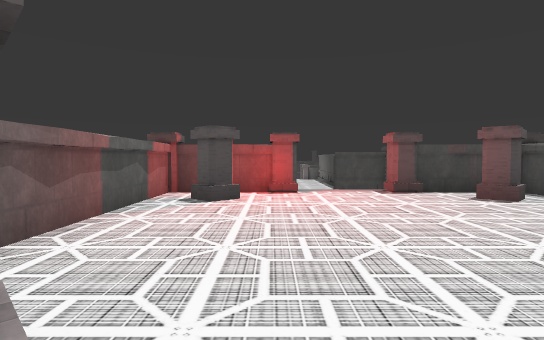
view 1 (above)

20 first-person views from a walk through a 3-D level made in the Unity game engine. The camera is 1.4 m above the floor, tilts 2° down and sees 80° across. The floor is counted in squares, 2 m on a side. Each view is taken from the middle of a square. On the plan, view 1 faces up. The plan holds only what a view shows up to about 10 squares ahead; the rest is blank. The place goes on beyond the plan. The player is left out. Some surface patterns are stand-ins.

view 2
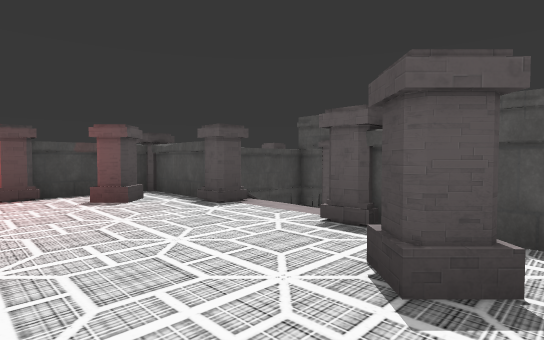

view 3
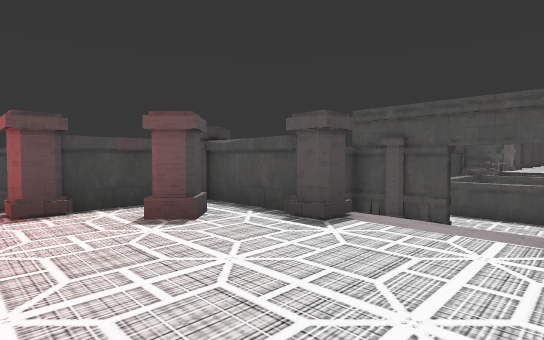

view 4
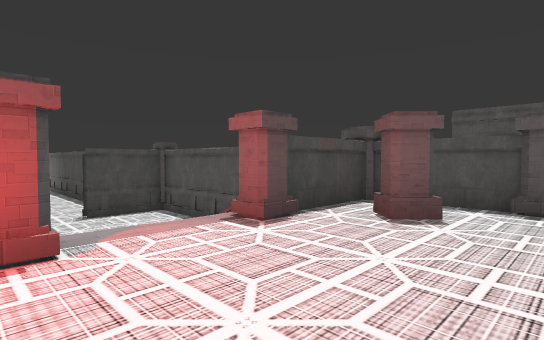

view 5
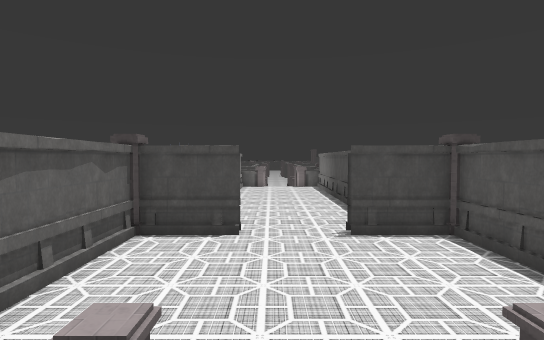

view 6
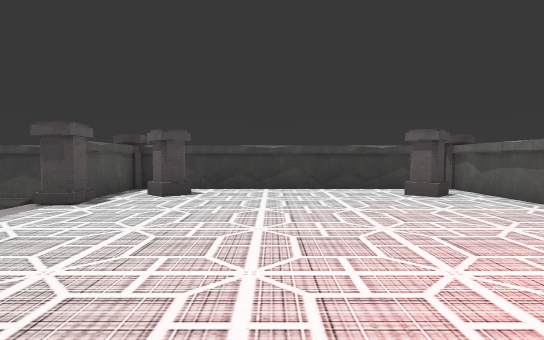

view 7
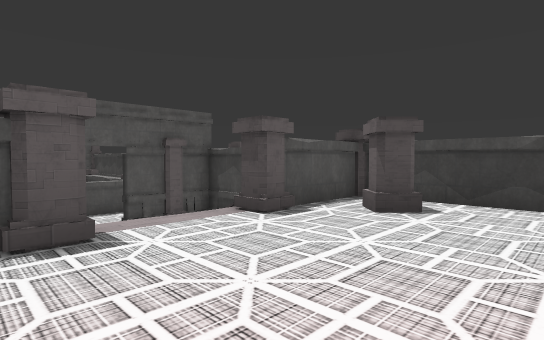

view 8
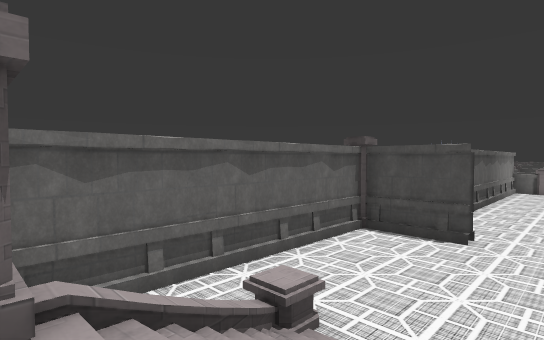

view 9
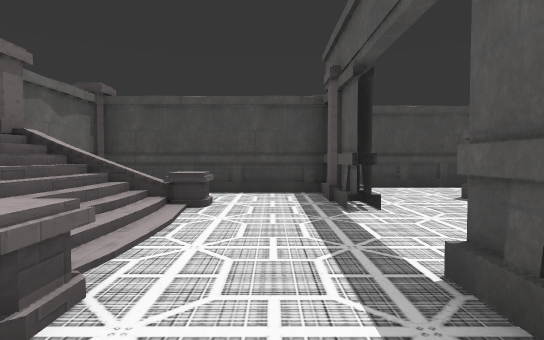

view 10
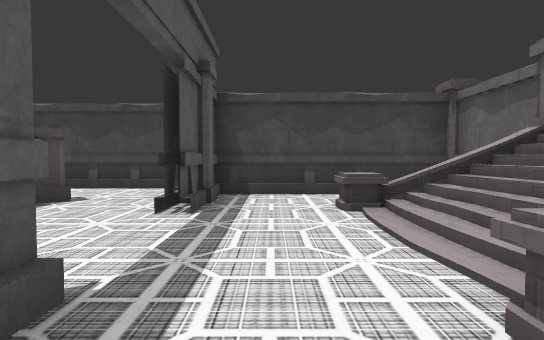

view 11
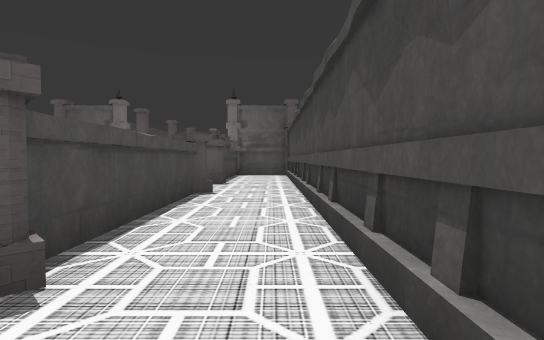

view 12
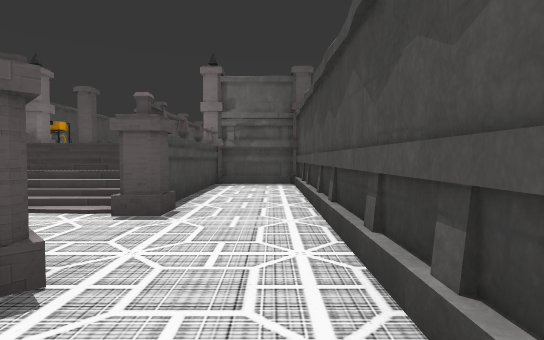

view 13
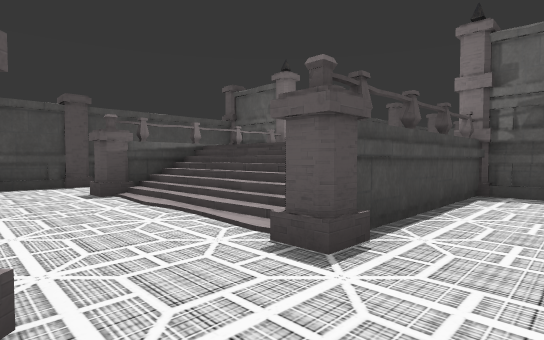

view 14
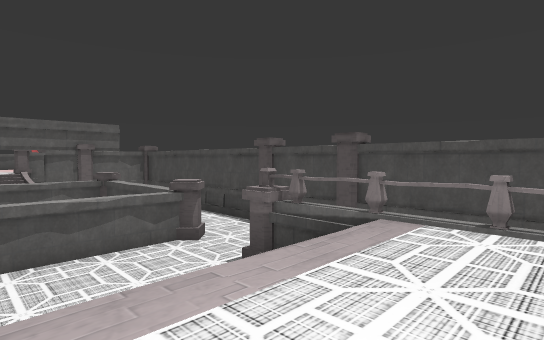

view 15
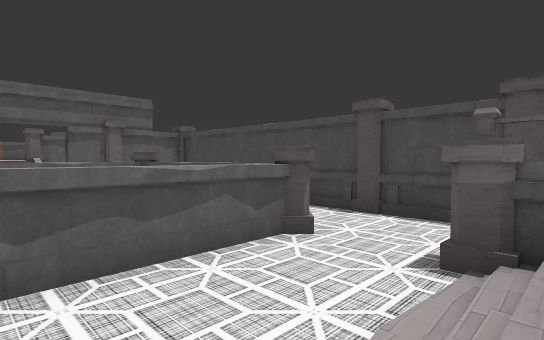

view 16
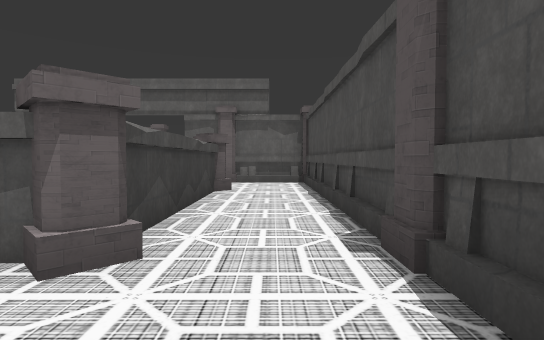

view 17
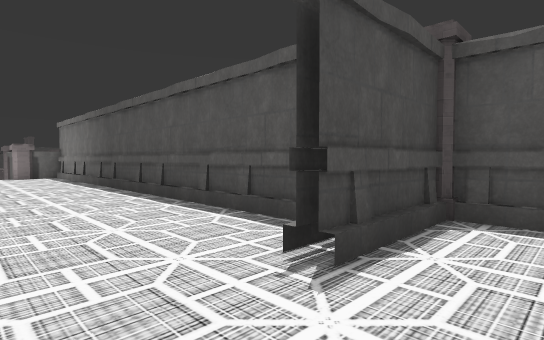

view 18
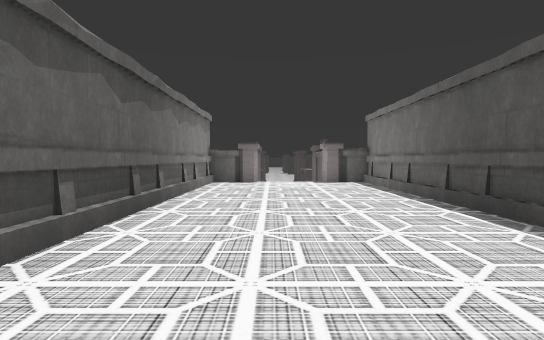

view 19
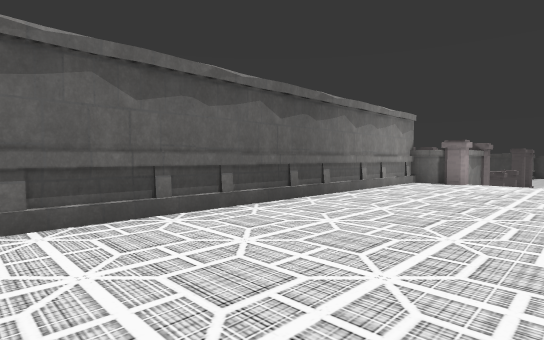

view 20
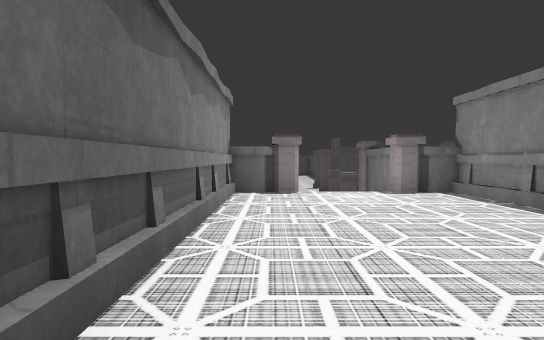

### Floor plan
Key: @ floor where view 1 was taken; # wall or solid block; . main floor; : floor 1.5 m higher than the main floor; + floor 2 m higher than the main floor; / step, stairs or slope; ^ raised ledge; v drop or lower ground; P pillar; O other object.
Columns run from 2 left of view 1 to 24 right of it. Each row starts with its distance up from view 1.
 29      P
 28   #  #
 27  #P..P#
 26  #....#
 25  #....#
 24  #....#
 23  #....#
 22  #....#
 21  #....#
 20  #....#
 19  #....#
 18  #....#
 17  #....#
 16  #....#
 15  ##..##
 14 P......P
 13 #......#
 12 #......#
 11 #......#
 10 #..... #
  9 #.^  ^
  8 #.v/        ########P#P###
  7 ##P++P#######..........
  6 #P++++P#  ..P..P####P.P#OvO
  5 #++++++#./^.#..##  ##..//++
  4 #++++++P//.....#    #..//++
  3 #+++++++//.....#    #..//++
  2 #++++++P//.....##  ##..//++
  1 #P++++P# .^.P..P####P.P#:++
  0 #+@++++#  ..#..............
 -1 #############..............
 -2             ###############

Positions as (right, up) in squares from view 1, and headings:
1: (0, 0), facing up
2: (2, 0), facing up-right
3: (2, 2), facing up-right
4: (0, 4), facing up-right
5: (1, 7), facing up
6: (2, 7), facing down
7: (2, 5), facing down-right
8: (2, 7), facing up-left
9: (9, 0), facing up
10: (9, 6), facing down
11: (11, -1), facing right
12: (16, -1), facing right
13: (18, -1), facing up-right
14: (24, 2), facing up-left
15: (21, 2), facing up-left
16: (20, 7), facing left
17: (1, 13), facing up-right
18: (1, 17), facing up
19: (3, 17), facing up-left
20: (0, 20), facing up
